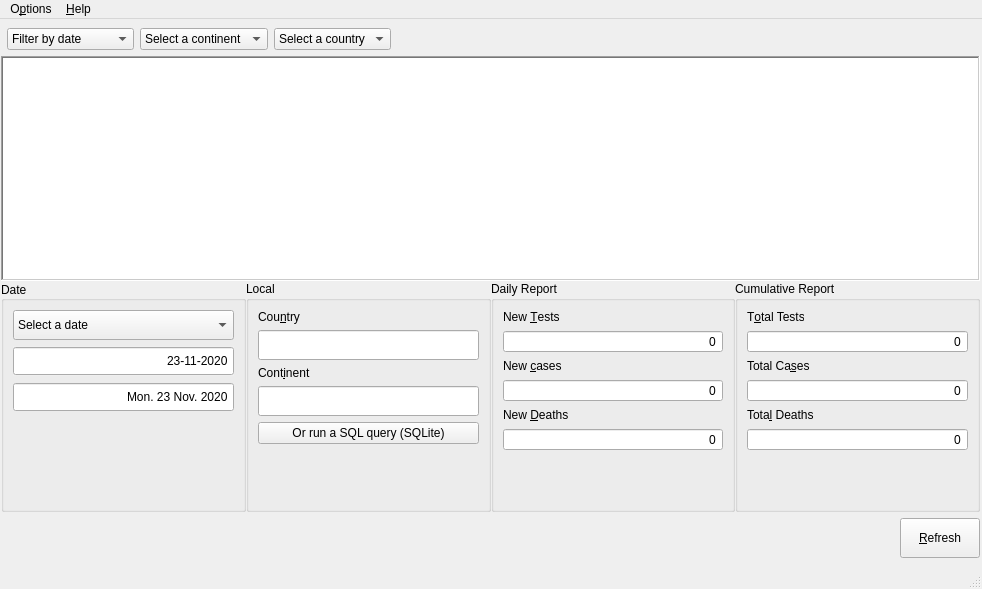
<?xml version="1.0" encoding="UTF-8"?>
<ui version="4.0">
 <author>Faouzi Mohamed</author>
 <class>MainWindow</class>
 <widget class="QMainWindow" name="MainWindow">
  <property name="windowModality">
   <enum>Qt::NonModal</enum>
  </property>
  <property name="geometry">
   <rect>
    <x>0</x>
    <y>0</y>
    <width>982</width>
    <height>589</height>
   </rect>
  </property>
  <property name="minimumSize">
   <size>
    <width>0</width>
    <height>0</height>
   </size>
  </property>
  <property name="maximumSize">
   <size>
    <width>10000</width>
    <height>1000</height>
   </size>
  </property>
  <property name="font">
   <font/>
  </property>
  <property name="mouseTracking">
   <bool>true</bool>
  </property>
  <property name="windowTitle">
   <string>Covid19 data - Fz</string>
  </property>
  <property name="styleSheet">
   <string notr="true">/*QWidget {
    font-size: 14px;
}

QWidget#centralwidget {
    background: qlineargradient(x1:0, y1:0.1, x2:0.5, y2:1,
            stop: 0 rgb(0, 1, 59),
            stop: 0.5 rgba(2, 27, 37, 0.931),
            stop: 1 rgb(8, 47, 25));
}

QGroupBox {
    border: 2px solid rgb(37, 90, 81);
    border-radius: 9px;
    margin-top: 10px;
    margin-left: 5px;
}

QGroupBox::title {
    subcontrol-origin: margin;
    subcontrol-position: top left;
    padding: 0 5px;
    color: qlineargradient(x1: 0, y1: 0, x2: 0, y2: 1,
            stop: 0 #00521b,
            stop: 0.5 #FFFFFF);
}

QGroupBox&gt;QLabel {
    color: #96cccc;
}

QComboBox {
    combobox-popup: 0;
    color: rgb(0, 2, 33);
    background-color:rgb(221, 235, 239);
}

QComboBox QAbstractItemView {
    border: 1px solid rgb(147, 149, 148);
    border-radius: 0px 5px;
    color: rgb(0, 17, 17);
    background-color:rgb(221, 235, 239);
    selection-color: rgb(0, 0, 80);
    selection-background-color: rgb(51, 175, 93);
}

QComboBox,
QLineEdit,
QSpinBox,
QDateEdit {
	border:2px double darkgray;
	border-radius: 4px;
}

QLineEdit,
QSpinBox {
    selection-color: rgb(0, 0, 80);
    selection-background-color: rgb(0, 175, 26);
    background-color:  rgb(226, 241, 199);
}

QComboBox::drop-down,
QDateEdit::drop-down
 {
	border:unset;
}

QDateEdit::drop-down
 {
	border:1px solid rgb(143, 173, 223);
	background-color:rgb(154, 184, 239);
}

QComboBox::down-arrow,
QDateEdit::drop-down {
	image: url(&quot;:/arrow_down.svg&quot;);
	width: 10px;
}

QComboBox::down-arrow:on,
QDateEdit::down-arrow:on {
    top: 1px;
    left: 1px;
}

QPushButton {
    padding: 6px 8px;
    border: 1px outset rgb(160, 171, 154);
    background: qlineargradient(x1: 0, y1: 0.1, x2: 1, y2: 0.5,
            stop: 0 #f6f7fa,
            stop: 1 rgb(0, 87, 127));
}


QPushButton:hover {
    border-color: rgb(141, 141, 70);
    background: qlineargradient(x1: 0, y1: 0.1, x2: 1, y2: 0.5,
            stop: 0 #f6f7fa,
            stop: 0.8 rgb(42, 135, 71));
}

QPushButton:pressed {
    background-color: qlineargradient(x1: 0, y1: 0.2, x2: 1, y2: 1,
            stop: 0 rgb(0, 161, 51),
            stop: 1 #f6f7fa);
}

QHeaderView::section {
    background-color: qlineargradient(x1:0, y1:0, x2:0, y2:1,
						stop:0.5 rgb(10, 20, 50),
						stop:0.8 rgb(1, 20, 70));
    color: rgb(222,230,255);
    height:19px;
    padding-top: 2px;
    padding-left: 4px;
    border: 1px solid rgb(20, 50, 100);
}

QHeaderView::section:hover
{
    background-color: qlineargradient(x1:0, y1:0, x2:0, y2:1,
						stop:0.5 rgb(10, 30, 70),
                        stop: 0.8 rgb(10, 35, 100));
}

QHeaderView::down-arrow {
    image: url(&quot;:/header_arrow_down.svg&quot;);
}

QHeaderView::up-arrow {
    image: url(&quot;:/header_arrow_up.svg&quot;);
    padding-bottom:1px;
}

QTreeView {
    show-decoration-selected: 1;
    background-color: rgb(182, 182, 182);
    alternate-background-color: rgb(154, 154, 154);
}

QTreeView::item {
    margin-left: 0;
    border: 1px solid rgba(99, 124, 118, 0.795);
    border-top-color: transparent;
    border-bottom-color: transparent;
}


QTreeView::item:hover {
    background: qlineargradient(x1: 0, y1: 0, x2: 0, y2: 1,
            stop: 0 #8ab6ce,
            stop: 0.9 #b2c0c2);
    border: 1px solid #bfcde4;
}

QTreeView::item:selected {
    border: 1px solid #567dbc;
    selection-background-color: #3374ff;
    color: rgb(0, 12, 12);
}

QTreeView::item:selected:active {
    background: qlineargradient(x1: 0, y1: 0, x2: 0, y2: 1,
            stop: 0 #6ea1f1,
            stop: 1 #567dbc);
}

QTreeView::item:selected:!active {
    background: qlineargradient(x1: 0, y1: 0, x2: 0, y2: 1,
            stop: 0 #6b9be8,
            stop: 1 #577fbf);
}
*/</string>
  </property>
  <property name="documentMode">
   <bool>true</bool>
  </property>
  <property name="tabShape">
   <enum>QTabWidget::Rounded</enum>
  </property>
  <property name="dockNestingEnabled">
   <bool>false</bool>
  </property>
  <property name="dockOptions">
   <set>QMainWindow::AllowTabbedDocks|QMainWindow::AnimatedDocks</set>
  </property>
  <property name="unifiedTitleAndToolBarOnMac">
   <bool>true</bool>
  </property>
  <widget class="QWidget" name="centralwidget">
   <layout class="QVBoxLayout" name="verticalLayout_3">
    <property name="leftMargin">
     <number>1</number>
    </property>
    <property name="rightMargin">
     <number>2</number>
    </property>
    <item>
     <layout class="QVBoxLayout" name="verticalLayout">
      <item>
       <layout class="QHBoxLayout" name="horizontalLayout_2">
        <property name="leftMargin">
         <number>6</number>
        </property>
        <item>
         <widget class="QComboBox" name="comboBox">
          <property name="maximumSize">
           <size>
            <width>16777215</width>
            <height>24</height>
           </size>
          </property>
          <property name="baseSize">
           <size>
            <width>0</width>
            <height>0</height>
           </size>
          </property>
          <property name="sizeAdjustPolicy">
           <enum>QComboBox::AdjustToContents</enum>
          </property>
          <item>
           <property name="text">
            <string>Filter by date</string>
           </property>
          </item>
          <item>
           <property name="text">
            <string>Filter by continent</string>
           </property>
          </item>
          <item>
           <property name="text">
            <string>Filter by country</string>
           </property>
          </item>
         </widget>
        </item>
        <item>
         <widget class="QComboBox" name="continent_box">
          <property name="minimumSize">
           <size>
            <width>0</width>
            <height>0</height>
           </size>
          </property>
          <property name="font">
           <font/>
          </property>
          <property name="currentIndex">
           <number>0</number>
          </property>
          <property name="sizeAdjustPolicy">
           <enum>QComboBox::AdjustToContents</enum>
          </property>
          <item>
           <property name="text">
            <string>Select a continent</string>
           </property>
          </item>
         </widget>
        </item>
        <item>
         <widget class="QComboBox" name="country_box">
          <property name="sizePolicy">
           <sizepolicy hsizetype="Preferred" vsizetype="Fixed">
            <horstretch>0</horstretch>
            <verstretch>0</verstretch>
           </sizepolicy>
          </property>
          <property name="minimumSize">
           <size>
            <width>0</width>
            <height>0</height>
           </size>
          </property>
          <property name="maximumSize">
           <size>
            <width>16777215</width>
            <height>16777215</height>
           </size>
          </property>
          <property name="font">
           <font/>
          </property>
          <property name="toolTip">
           <string>Select a country to show details</string>
          </property>
          <property name="styleSheet">
           <string notr="true"/>
          </property>
          <property name="currentText">
           <string>Select a country</string>
          </property>
          <property name="currentIndex">
           <number>0</number>
          </property>
          <property name="maxCount">
           <number>99999</number>
          </property>
          <property name="insertPolicy">
           <enum>QComboBox::NoInsert</enum>
          </property>
          <property name="sizeAdjustPolicy">
           <enum>QComboBox::AdjustToContents</enum>
          </property>
          <property name="frame">
           <bool>true</bool>
          </property>
          <item>
           <property name="text">
            <string>Select a country</string>
           </property>
          </item>
         </widget>
        </item>
        <item>
         <spacer name="horizontalSpacer">
          <property name="orientation">
           <enum>Qt::Horizontal</enum>
          </property>
          <property name="sizeHint" stdset="0">
           <size>
            <width>40</width>
            <height>20</height>
           </size>
          </property>
         </spacer>
        </item>
       </layout>
      </item>
      <item>
       <widget class="QSplitter" name="splitter">
        <property name="layoutDirection">
         <enum>Qt::LeftToRight</enum>
        </property>
        <property name="frameShape">
         <enum>QFrame::NoFrame</enum>
        </property>
        <property name="frameShadow">
         <enum>QFrame::Plain</enum>
        </property>
        <property name="lineWidth">
         <number>0</number>
        </property>
        <property name="orientation">
         <enum>Qt::Vertical</enum>
        </property>
        <property name="opaqueResize">
         <bool>true</bool>
        </property>
        <property name="handleWidth">
         <number>0</number>
        </property>
        <property name="childrenCollapsible">
         <bool>true</bool>
        </property>
        <widget class="QTreeView" name="treeView">
         <property name="sizePolicy">
          <sizepolicy hsizetype="Expanding" vsizetype="Expanding">
           <horstretch>0</horstretch>
           <verstretch>0</verstretch>
          </sizepolicy>
         </property>
         <property name="minimumSize">
          <size>
           <width>0</width>
           <height>225</height>
          </size>
         </property>
         <property name="font">
          <font/>
         </property>
         <property name="frameShape">
          <enum>QFrame::WinPanel</enum>
         </property>
         <property name="frameShadow">
          <enum>QFrame::Sunken</enum>
         </property>
         <property name="sizeAdjustPolicy">
          <enum>QAbstractScrollArea::AdjustToContents</enum>
         </property>
         <property name="alternatingRowColors">
          <bool>false</bool>
         </property>
         <property name="uniformRowHeights">
          <bool>false</bool>
         </property>
         <property name="sortingEnabled">
          <bool>true</bool>
         </property>
         <property name="animated">
          <bool>true</bool>
         </property>
         <property name="allColumnsShowFocus">
          <bool>true</bool>
         </property>
         <attribute name="headerCascadingSectionResizes">
          <bool>false</bool>
         </attribute>
        </widget>
        <widget class="QWidget" name="layoutWidget">
         <layout class="QHBoxLayout" name="horizontalLayout">
          <property name="spacing">
           <number>0</number>
          </property>
          <property name="sizeConstraint">
           <enum>QLayout::SetDefaultConstraint</enum>
          </property>
          <item>
           <widget class="QGroupBox" name="filter1Box">
            <property name="sizePolicy">
             <sizepolicy hsizetype="Preferred" vsizetype="Preferred">
              <horstretch>0</horstretch>
              <verstretch>0</verstretch>
             </sizepolicy>
            </property>
            <property name="font">
             <font/>
            </property>
            <property name="title">
             <string>Date</string>
            </property>
            <property name="alignment">
             <set>Qt::AlignLeading|Qt::AlignLeft|Qt::AlignVCenter</set>
            </property>
            <property name="flat">
             <bool>false</bool>
            </property>
            <property name="checkable">
             <bool>false</bool>
            </property>
            <layout class="QFormLayout" name="formLayout_4">
             <item row="0" column="0" colspan="2">
              <widget class="QComboBox" name="date_box">
               <property name="minimumSize">
                <size>
                 <width>0</width>
                 <height>30</height>
                </size>
               </property>
               <property name="maximumSize">
                <size>
                 <width>16777215</width>
                 <height>16777215</height>
                </size>
               </property>
               <property name="font">
                <font/>
               </property>
               <property name="sizeAdjustPolicy">
                <enum>QComboBox::AdjustToContents</enum>
               </property>
               <item>
                <property name="text">
                 <string>Select a date</string>
                </property>
               </item>
               <item>
                <property name="text">
                 <string>Today</string>
                </property>
               </item>
               <item>
                <property name="text">
                 <string>Yesterday</string>
                </property>
               </item>
               <item>
                <property name="text">
                 <string>An other day</string>
                </property>
               </item>
              </widget>
             </item>
             <item row="1" column="0" colspan="2">
              <widget class="QDateEdit" name="dateEdit">
               <property name="enabled">
                <bool>true</bool>
               </property>
               <property name="minimumSize">
                <size>
                 <width>170</width>
                 <height>30</height>
                </size>
               </property>
               <property name="maximumSize">
                <size>
                 <width>16777215</width>
                 <height>16777215</height>
                </size>
               </property>
               <property name="font">
                <font/>
               </property>
               <property name="mouseTracking">
                <bool>true</bool>
               </property>
               <property name="autoFillBackground">
                <bool>true</bool>
               </property>
               <property name="inputMethodHints">
                <set>Qt::ImhNone</set>
               </property>
               <property name="wrapping">
                <bool>true</bool>
               </property>
               <property name="frame">
                <bool>true</bool>
               </property>
               <property name="alignment">
                <set>Qt::AlignRight|Qt::AlignTrailing|Qt::AlignVCenter</set>
               </property>
               <property name="readOnly">
                <bool>false</bool>
               </property>
               <property name="buttonSymbols">
                <enum>QAbstractSpinBox::NoButtons</enum>
               </property>
               <property name="specialValueText">
                <string notr="true"/>
               </property>
               <property name="correctionMode">
                <enum>QAbstractSpinBox::CorrectToPreviousValue</enum>
               </property>
               <property name="keyboardTracking">
                <bool>true</bool>
               </property>
               <property name="showGroupSeparator" stdset="0">
                <bool>true</bool>
               </property>
               <property name="dateTime">
                <datetime>
                 <hour>0</hour>
                 <minute>0</minute>
                 <second>0</second>
                 <year>2020</year>
                 <month>11</month>
                 <day>23</day>
                </datetime>
               </property>
               <property name="maximumDate">
                <date>
                 <year>2050</year>
                 <month>12</month>
                 <day>31</day>
                </date>
               </property>
               <property name="minimumDate">
                <date>
                 <year>2019</year>
                 <month>9</month>
                 <day>30</day>
                </date>
               </property>
               <property name="currentSection">
                <enum>QDateTimeEdit::DaySection</enum>
               </property>
               <property name="displayFormat">
                <string>dd-MM-yyyy</string>
               </property>
               <property name="calendarPopup">
                <bool>false</bool>
               </property>
               <property name="timeSpec">
                <enum>Qt::LocalTime</enum>
               </property>
               <property name="date">
                <date>
                 <year>2020</year>
                 <month>11</month>
                 <day>23</day>
                </date>
               </property>
              </widget>
             </item>
             <item row="2" column="0" colspan="2">
              <widget class="QDateEdit" name="dateEdit_text">
               <property name="enabled">
                <bool>true</bool>
               </property>
               <property name="minimumSize">
                <size>
                 <width>170</width>
                 <height>30</height>
                </size>
               </property>
               <property name="maximumSize">
                <size>
                 <width>16777215</width>
                 <height>16777215</height>
                </size>
               </property>
               <property name="font">
                <font/>
               </property>
               <property name="layoutDirection">
                <enum>Qt::LeftToRight</enum>
               </property>
               <property name="alignment">
                <set>Qt::AlignRight|Qt::AlignTrailing|Qt::AlignVCenter</set>
               </property>
               <property name="readOnly">
                <bool>true</bool>
               </property>
               <property name="buttonSymbols">
                <enum>QAbstractSpinBox::NoButtons</enum>
               </property>
               <property name="showGroupSeparator" stdset="0">
                <bool>true</bool>
               </property>
               <property name="maximumDate">
                <date>
                 <year>2050</year>
                 <month>12</month>
                 <day>31</day>
                </date>
               </property>
               <property name="minimumDate">
                <date>
                 <year>2019</year>
                 <month>9</month>
                 <day>30</day>
                </date>
               </property>
               <property name="displayFormat">
                <string>ddd. dd MMM. yyyy</string>
               </property>
               <property name="timeSpec">
                <enum>Qt::LocalTime</enum>
               </property>
               <property name="date">
                <date>
                 <year>2020</year>
                 <month>11</month>
                 <day>23</day>
                </date>
               </property>
              </widget>
             </item>
            </layout>
           </widget>
          </item>
          <item>
           <widget class="QGroupBox" name="queryBox">
            <property name="sizePolicy">
             <sizepolicy hsizetype="Fixed" vsizetype="Preferred">
              <horstretch>0</horstretch>
              <verstretch>0</verstretch>
             </sizepolicy>
            </property>
            <property name="minimumSize">
             <size>
              <width>0</width>
              <height>0</height>
             </size>
            </property>
            <property name="maximumSize">
             <size>
              <width>9999999</width>
              <height>16777215</height>
             </size>
            </property>
            <property name="font">
             <font/>
            </property>
            <property name="title">
             <string>Local</string>
            </property>
            <layout class="QFormLayout" name="formLayout">
             <item row="0" column="0">
              <widget class="QLabel" name="countryLabel">
               <property name="font">
                <font/>
               </property>
               <property name="text">
                <string>Cou&amp;ntry</string>
               </property>
               <property name="buddy">
                <cstring>country_edit</cstring>
               </property>
              </widget>
             </item>
             <item row="2" column="0">
              <widget class="QLabel" name="label">
               <property name="text">
                <string>Cont&amp;inent</string>
               </property>
               <property name="buddy">
                <cstring>continent_edit</cstring>
               </property>
              </widget>
             </item>
             <item row="1" column="0" colspan="2">
              <widget class="QLineEdit" name="country_edit">
               <property name="minimumSize">
                <size>
                 <width>170</width>
                 <height>30</height>
                </size>
               </property>
               <property name="readOnly">
                <bool>true</bool>
               </property>
               <property name="cursorMoveStyle">
                <enum>Qt::VisualMoveStyle</enum>
               </property>
              </widget>
             </item>
             <item row="3" column="0" colspan="2">
              <layout class="QVBoxLayout" name="verticalLayout_2">
               <item>
                <widget class="QLineEdit" name="continent_edit">
                 <property name="minimumSize">
                  <size>
                   <width>170</width>
                   <height>30</height>
                  </size>
                 </property>
                 <property name="readOnly">
                  <bool>true</bool>
                 </property>
                </widget>
               </item>
               <item>
                <widget class="QPushButton" name="run_sql_btn">
                 <property name="maximumSize">
                  <size>
                   <width>16777215</width>
                   <height>35</height>
                  </size>
                 </property>
                 <property name="text">
                  <string>Or run a SQL query (SQLite)</string>
                 </property>
                </widget>
               </item>
              </layout>
             </item>
            </layout>
           </widget>
          </item>
          <item>
           <widget class="QGroupBox" name="dailyBox">
            <property name="sizePolicy">
             <sizepolicy hsizetype="Preferred" vsizetype="Preferred">
              <horstretch>0</horstretch>
              <verstretch>0</verstretch>
             </sizepolicy>
            </property>
            <property name="font">
             <font/>
            </property>
            <property name="title">
             <string>Daily Report</string>
            </property>
            <layout class="QFormLayout" name="formLayout_2">
             <item row="0" column="0">
              <widget class="QLabel" name="tests_label">
               <property name="font">
                <font/>
               </property>
               <property name="text">
                <string>New &amp;Tests</string>
               </property>
               <property name="buddy">
                <cstring>newTest_spin</cstring>
               </property>
              </widget>
             </item>
             <item row="2" column="0">
              <widget class="QLabel" name="cases_label">
               <property name="font">
                <font/>
               </property>
               <property name="text">
                <string>New &amp;cases</string>
               </property>
               <property name="buddy">
                <cstring>newCases_spin</cstring>
               </property>
              </widget>
             </item>
             <item row="4" column="0">
              <widget class="QLabel" name="deaths_label">
               <property name="font">
                <font/>
               </property>
               <property name="text">
                <string>New &amp;Deaths</string>
               </property>
               <property name="buddy">
                <cstring>newDeaths_spin</cstring>
               </property>
              </widget>
             </item>
             <item row="1" column="0" colspan="2">
              <widget class="QSpinBox" name="newTest_spin">
               <property name="minimumSize">
                <size>
                 <width>170</width>
                 <height>0</height>
                </size>
               </property>
               <property name="maximumSize">
                <size>
                 <width>16777215</width>
                 <height>16777215</height>
                </size>
               </property>
               <property name="font">
                <font/>
               </property>
               <property name="wrapping">
                <bool>false</bool>
               </property>
               <property name="alignment">
                <set>Qt::AlignRight|Qt::AlignTrailing|Qt::AlignVCenter</set>
               </property>
               <property name="readOnly">
                <bool>true</bool>
               </property>
               <property name="buttonSymbols">
                <enum>QAbstractSpinBox::NoButtons</enum>
               </property>
               <property name="accelerated">
                <bool>true</bool>
               </property>
               <property name="correctionMode">
                <enum>QAbstractSpinBox::CorrectToPreviousValue</enum>
               </property>
               <property name="showGroupSeparator" stdset="0">
                <bool>true</bool>
               </property>
               <property name="maximum">
                <number>999999999</number>
               </property>
              </widget>
             </item>
             <item row="3" column="0" colspan="2">
              <widget class="QSpinBox" name="newCases_spin">
               <property name="minimumSize">
                <size>
                 <width>170</width>
                 <height>0</height>
                </size>
               </property>
               <property name="maximumSize">
                <size>
                 <width>16777215</width>
                 <height>16777215</height>
                </size>
               </property>
               <property name="font">
                <font/>
               </property>
               <property name="wrapping">
                <bool>false</bool>
               </property>
               <property name="alignment">
                <set>Qt::AlignRight|Qt::AlignTrailing|Qt::AlignVCenter</set>
               </property>
               <property name="readOnly">
                <bool>true</bool>
               </property>
               <property name="buttonSymbols">
                <enum>QAbstractSpinBox::NoButtons</enum>
               </property>
               <property name="accelerated">
                <bool>true</bool>
               </property>
               <property name="correctionMode">
                <enum>QAbstractSpinBox::CorrectToPreviousValue</enum>
               </property>
               <property name="showGroupSeparator" stdset="0">
                <bool>true</bool>
               </property>
               <property name="maximum">
                <number>999999999</number>
               </property>
              </widget>
             </item>
             <item row="5" column="0" colspan="2">
              <widget class="QSpinBox" name="newDeaths_spin">
               <property name="minimumSize">
                <size>
                 <width>170</width>
                 <height>0</height>
                </size>
               </property>
               <property name="maximumSize">
                <size>
                 <width>16777215</width>
                 <height>16777215</height>
                </size>
               </property>
               <property name="font">
                <font/>
               </property>
               <property name="wrapping">
                <bool>false</bool>
               </property>
               <property name="alignment">
                <set>Qt::AlignRight|Qt::AlignTrailing|Qt::AlignVCenter</set>
               </property>
               <property name="readOnly">
                <bool>true</bool>
               </property>
               <property name="buttonSymbols">
                <enum>QAbstractSpinBox::NoButtons</enum>
               </property>
               <property name="accelerated">
                <bool>true</bool>
               </property>
               <property name="correctionMode">
                <enum>QAbstractSpinBox::CorrectToPreviousValue</enum>
               </property>
               <property name="showGroupSeparator" stdset="0">
                <bool>true</bool>
               </property>
               <property name="maximum">
                <number>999999999</number>
               </property>
              </widget>
             </item>
            </layout>
           </widget>
          </item>
          <item>
           <widget class="QGroupBox" name="cumulativeBox">
            <property name="sizePolicy">
             <sizepolicy hsizetype="Preferred" vsizetype="Preferred">
              <horstretch>0</horstretch>
              <verstretch>0</verstretch>
             </sizepolicy>
            </property>
            <property name="font">
             <font/>
            </property>
            <property name="title">
             <string>Cumulative Report</string>
            </property>
            <layout class="QFormLayout" name="formLayout_3">
             <item row="0" column="0">
              <widget class="QLabel" name="totTests_label">
               <property name="font">
                <font/>
               </property>
               <property name="text">
                <string>T&amp;otal Tests</string>
               </property>
               <property name="buddy">
                <cstring>totalTests_spin</cstring>
               </property>
              </widget>
             </item>
             <item row="1" column="0" colspan="2">
              <widget class="QSpinBox" name="totalTests_spin">
               <property name="minimumSize">
                <size>
                 <width>0</width>
                 <height>0</height>
                </size>
               </property>
               <property name="maximumSize">
                <size>
                 <width>16777215</width>
                 <height>16777215</height>
                </size>
               </property>
               <property name="font">
                <font/>
               </property>
               <property name="alignment">
                <set>Qt::AlignRight|Qt::AlignTrailing|Qt::AlignVCenter</set>
               </property>
               <property name="readOnly">
                <bool>true</bool>
               </property>
               <property name="buttonSymbols">
                <enum>QAbstractSpinBox::NoButtons</enum>
               </property>
               <property name="showGroupSeparator" stdset="0">
                <bool>true</bool>
               </property>
               <property name="maximum">
                <number>999999999</number>
               </property>
              </widget>
             </item>
             <item row="2" column="0">
              <widget class="QLabel" name="totCase_label">
               <property name="font">
                <font/>
               </property>
               <property name="text">
                <string>Total Ca&amp;ses</string>
               </property>
               <property name="buddy">
                <cstring>totalCases_spin</cstring>
               </property>
              </widget>
             </item>
             <item row="3" column="0" colspan="2">
              <widget class="QSpinBox" name="totalCases_spin">
               <property name="minimumSize">
                <size>
                 <width>170</width>
                 <height>0</height>
                </size>
               </property>
               <property name="maximumSize">
                <size>
                 <width>16777215</width>
                 <height>16777215</height>
                </size>
               </property>
               <property name="font">
                <font/>
               </property>
               <property name="alignment">
                <set>Qt::AlignRight|Qt::AlignTrailing|Qt::AlignVCenter</set>
               </property>
               <property name="readOnly">
                <bool>true</bool>
               </property>
               <property name="buttonSymbols">
                <enum>QAbstractSpinBox::NoButtons</enum>
               </property>
               <property name="showGroupSeparator" stdset="0">
                <bool>true</bool>
               </property>
               <property name="maximum">
                <number>999999999</number>
               </property>
              </widget>
             </item>
             <item row="4" column="0">
              <widget class="QLabel" name="totDeaths_label">
               <property name="font">
                <font/>
               </property>
               <property name="text">
                <string>Tota&amp;l Deaths</string>
               </property>
               <property name="buddy">
                <cstring>totalDeaths_spin</cstring>
               </property>
              </widget>
             </item>
             <item row="5" column="0" colspan="2">
              <widget class="QSpinBox" name="totalDeaths_spin">
               <property name="minimumSize">
                <size>
                 <width>170</width>
                 <height>0</height>
                </size>
               </property>
               <property name="maximumSize">
                <size>
                 <width>16777215</width>
                 <height>16777215</height>
                </size>
               </property>
               <property name="font">
                <font/>
               </property>
               <property name="alignment">
                <set>Qt::AlignRight|Qt::AlignTrailing|Qt::AlignVCenter</set>
               </property>
               <property name="readOnly">
                <bool>true</bool>
               </property>
               <property name="buttonSymbols">
                <enum>QAbstractSpinBox::NoButtons</enum>
               </property>
               <property name="showGroupSeparator" stdset="0">
                <bool>true</bool>
               </property>
               <property name="maximum">
                <number>999999999</number>
               </property>
              </widget>
             </item>
            </layout>
           </widget>
          </item>
         </layout>
        </widget>
       </widget>
      </item>
      <item>
       <layout class="QHBoxLayout" name="btnHLayout">
        <item>
         <spacer name="btnLeftHSpacer">
          <property name="orientation">
           <enum>Qt::Horizontal</enum>
          </property>
          <property name="sizeHint" stdset="0">
           <size>
            <width>40</width>
            <height>20</height>
           </size>
          </property>
         </spacer>
        </item>
        <item>
         <widget class="QPushButton" name="removeButton">
          <property name="minimumSize">
           <size>
            <width>0</width>
            <height>40</height>
           </size>
          </property>
          <property name="font">
           <font/>
          </property>
          <property name="text">
           <string>&amp;Refresh</string>
          </property>
         </widget>
        </item>
       </layout>
      </item>
     </layout>
    </item>
   </layout>
  </widget>
  <widget class="QMenuBar" name="menubar">
   <property name="geometry">
    <rect>
     <x>0</x>
     <y>0</y>
     <width>982</width>
     <height>20</height>
    </rect>
   </property>
   <widget class="QMenu" name="menu_edit">
    <property name="title">
     <string>O&amp;ptions</string>
    </property>
    <widget class="QMenu" name="menuDownload">
     <property name="title">
      <string>Download all entries</string>
     </property>
     <addaction name="actionSaveCSV"/>
     <addaction name="actionSaveJson"/>
    </widget>
    <addaction name="separator"/>
    <addaction name="separator"/>
    <addaction name="menuDownload"/>
    <addaction name="separator"/>
    <addaction name="closeAction"/>
   </widget>
   <widget class="QMenu" name="menuHelp">
    <property name="title">
     <string>&amp;Help</string>
    </property>
    <addaction name="actionHow_data_are_collected"/>
    <addaction name="action_About"/>
   </widget>
   <addaction name="menu_edit"/>
   <addaction name="menuHelp"/>
  </widget>
  <widget class="QStatusBar" name="statusbar">
   <property name="sizeGripEnabled">
    <bool>true</bool>
   </property>
  </widget>
  <action name="openAction">
   <property name="text">
    <string>&amp;Open</string>
   </property>
   <property name="shortcut">
    <string>Ctrl+O</string>
   </property>
  </action>
  <action name="saveAction">
   <property name="text">
    <string>&amp;Save</string>
   </property>
   <property name="shortcut">
    <string>Ctrl+S</string>
   </property>
  </action>
  <action name="action_Quit">
   <property name="text">
    <string>&amp;Quit</string>
   </property>
  </action>
  <action name="closeAction">
   <property name="text">
    <string>&amp;Close</string>
   </property>
   <property name="shortcut">
    <string>Ctrl+Q</string>
   </property>
  </action>
  <action name="actionSaveChanges">
   <property name="text">
    <string>&amp;Save changes</string>
   </property>
  </action>
  <action name="actionSaveCSV">
   <property name="text">
    <string>To CSV format</string>
   </property>
  </action>
  <action name="actionSaveJson">
   <property name="text">
    <string>To Json Format</string>
   </property>
  </action>
  <action name="actionHow_data_are_collected">
   <property name="text">
    <string>&amp;How data are collected?</string>
   </property>
  </action>
  <action name="action_About">
   <property name="text">
    <string>&amp;About</string>
   </property>
  </action>
 </widget>
 <resources/>
 <connections/>
</ui>
